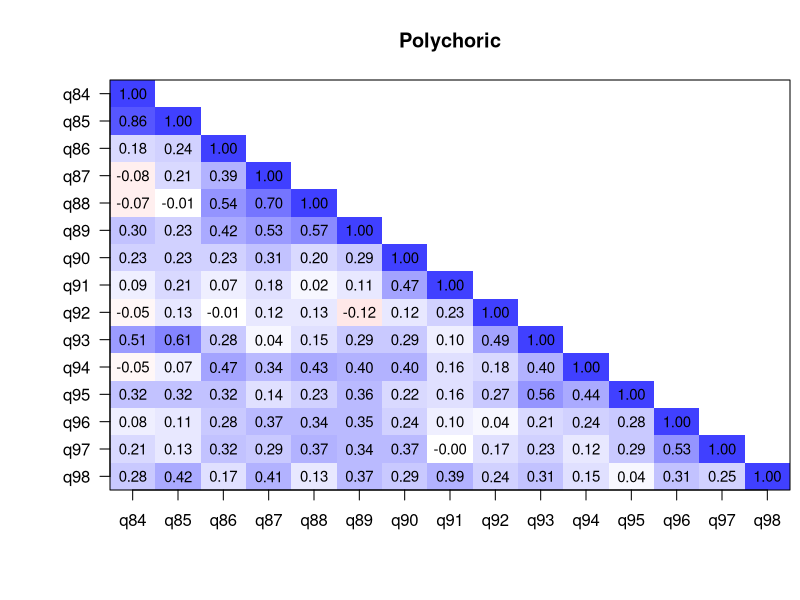
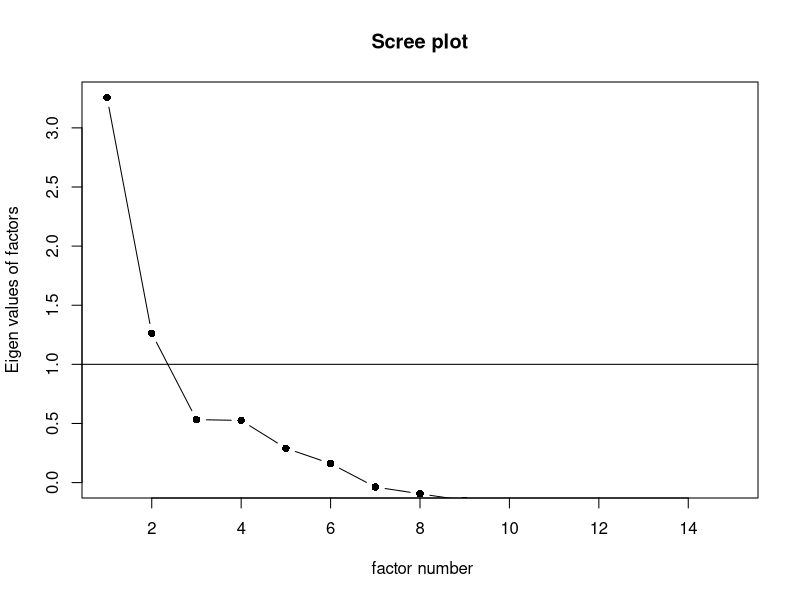
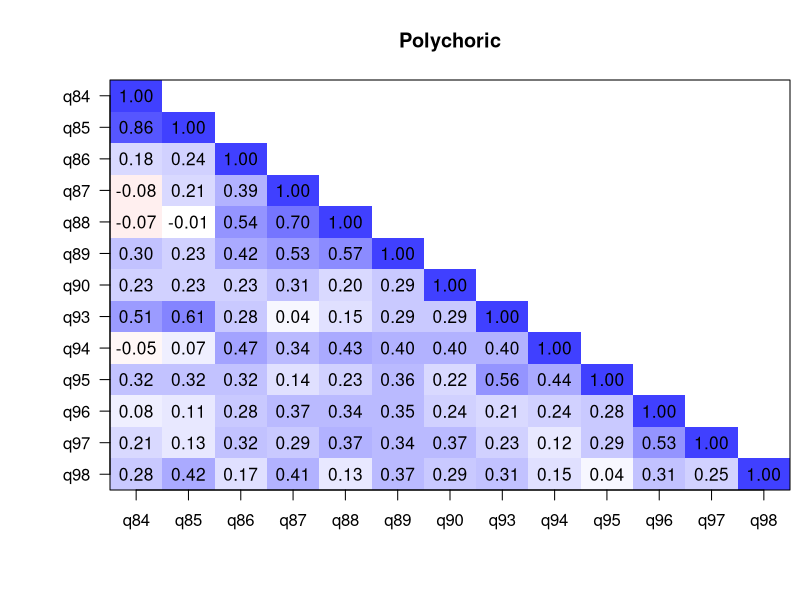
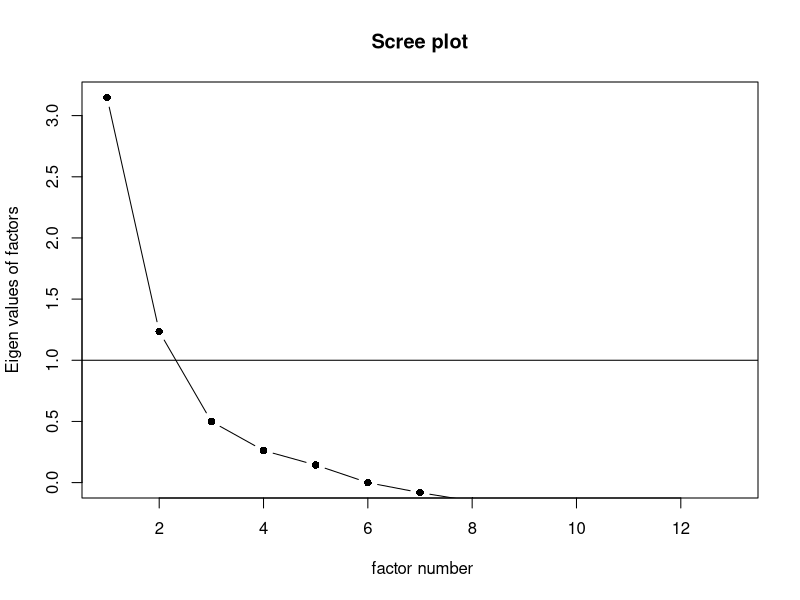
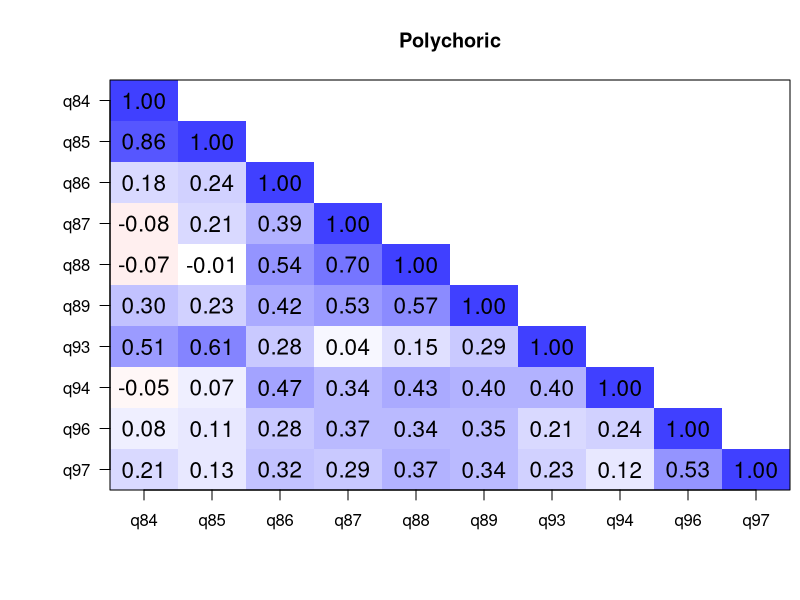
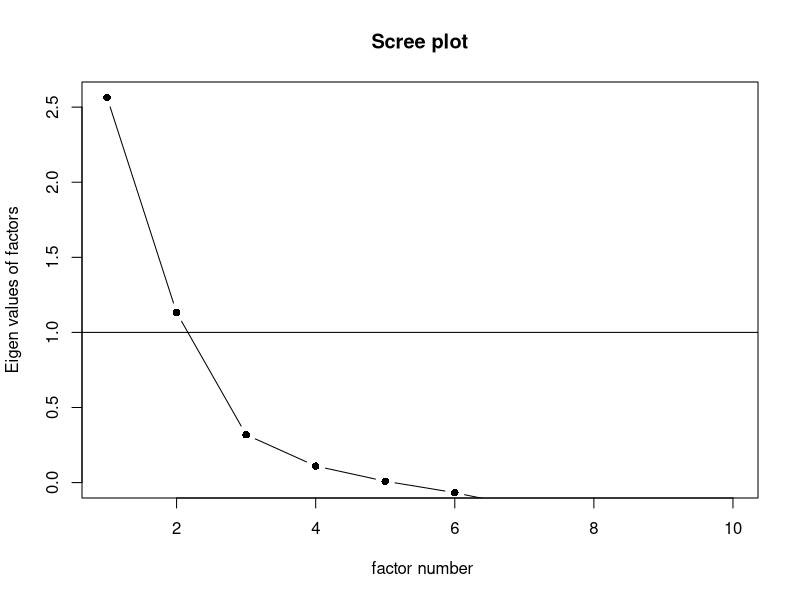
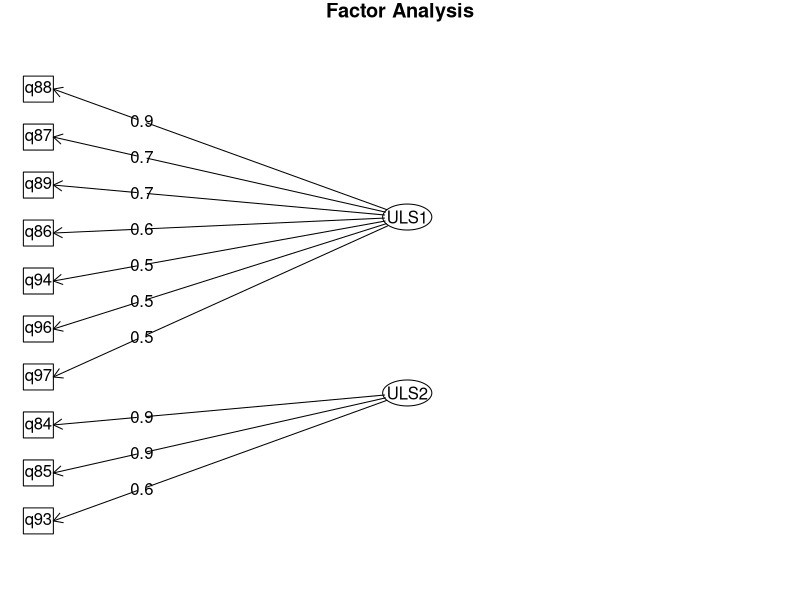
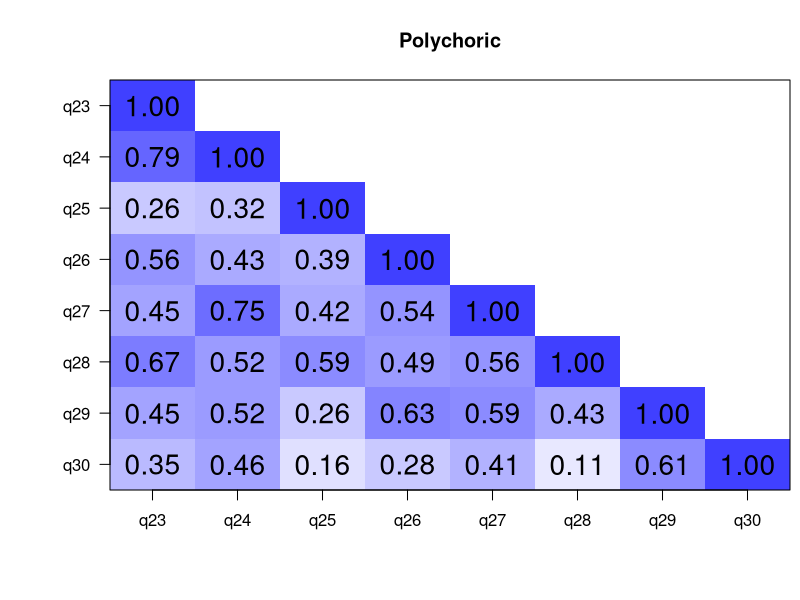

Recreate these plots in R, in order.
## ---- chunk 1

library(here)
library(haven)
library(tidyverse)
library(psych)

options(scipen = 999)
knitr::opts_chunk$set(echo = TRUE)
## ---- chunk 2
parent_w1 <- read_sav(here("outcomes paper/data_outcomes", "primary_parent_w1.sav"))
## ---- chunk 3
hw_inv <- parent_w1 %>%
  select(q84, q85, q86, q87, q88, q89, q90, q91, q92, q93, q94, q95, q96, q97, q98)
## ---- chunk 4
KMO(hw_inv)
## ---- chunk 5
poly <- polychoric(hw_inv)$rho
cortest.bartlett(poly, n = nrow(hw_inv))
## ---- chunk 6
cor.plot(poly, numbers = T, upper = F, main = "Polychoric", show.legend = F)
## ---- chunk 7
scree(hw_inv, factors = TRUE, pc = FALSE, main = "Scree plot", hline = NULL, add = FALSE)
## ---- chunk 8
hw_inv <- parent_w1 %>%
  select(q84, q85, q86, q87, q88, q89, q90, q93, q94, q95, q96, q97, q98) # removing 91 and 92
## ---- chunk 9
KMO(hw_inv)
## ---- chunk 10
poly <- polychoric(hw_inv)$rho
cortest.bartlett(poly, n = nrow(hw_inv))
## ---- chunk 11
cor.plot(poly, numbers = T, upper = F, main = "Polychoric", show.legend = F)
## ---- chunk 12
scree(hw_inv, factors = TRUE, pc = FALSE, main = "Scree plot", hline = NULL, add = FALSE)
## ---- chunk 13
factor_test_uls <- fa(hw_inv, n.obs = 95, rotate = "oblimin", fm = "uls", cor = "poly", nfactors = 2) 
factor_test_uls
## ---- chunk 14
hw_inv <- parent_w1 %>%
  select(q84, q85, q86, q87, q88, q89, q93, q94, q96, q97) # removing 90, 95, and 98
## ---- chunk 15
KMO(hw_inv)
## ---- chunk 16
poly <- polychoric(hw_inv)$rho
cortest.bartlett(poly, n = nrow(hw_inv))
## ---- chunk 17
cor.plot(poly, numbers = T, upper = F, main = "Polychoric", show.legend = F)
## ---- chunk 18
scree(hw_inv, factors = TRUE, pc = FALSE, main = "Scree plot", hline = NULL, add = FALSE)
## ---- chunk 19
factor_test_uls <- fa(hw_inv, n.obs = 95, rotate = "oblimin", fm = "uls", cor = "poly", nfactors = 2) 
factor_test_uls
fa.diagram(factor_test_uls)
## ---- chunk 20
hw_inv_fa1 <- parent_w1 %>%
  select(q86, q87, q88, q89, q94, q96, q97)

# alpha
alpha(hw_inv_fa1)
## ---- chunk 21
hw_inv_fa2 <- parent_w1 %>%
  select(q84, q85, q93)

# alpha
alpha(hw_inv_fa2)
## ---- chunk 22
struct <- parent_w1 %>%
  select(q23, q24, q25, q26, q27, q28, q29, q30) 
## ---- chunk 23
KMO(struct)
## ---- chunk 24
poly <- polychoric(struct)$rho
cortest.bartlett(poly, n = nrow(struct))
## ---- chunk 25
cor.plot(poly, numbers = T, upper = F, main = "Polychoric", show.legend = F)
## ---- chunk 26
scree(struct, factors = TRUE, pc = FALSE, main = "Scree plot", hline = NULL, add = FALSE)
## ---- chunk 27
factor_test_uls <- fa(struct, n.obs = 95, rotate = "oblimin", fm = "uls", cor = "poly", nfactors = 1) 
factor_test_uls
fa.diagram(factor_test_uls)
## ---- chunk 28
alpha(struct)
## ---- chunk 29
scho_inv <- parent_w1 %>%
  select(q31, q32, q33, q34, q35, q36, q37, q38, q39, q40, q41)
## ---- chunk 30
KMO(scho_inv)
## ---- chunk 31
poly <- polychoric(scho_inv)$rho
cortest.bartlett(poly, n = nrow(scho_inv))
## ---- chunk 32
cor.plot(poly, numbers = T, upper = F, main = "Polychoric", show.legend = F)
## ---- chunk 33
scree(scho_inv, factors = TRUE, pc = FALSE, main = "Scree plot", hline = NULL, add = FALSE)
## ---- chunk 34
factor_test_uls <- fa(scho_inv, n.obs = 95, rotate = "oblimin", fm = "uls", cor = "poly", nfactors = 2) 
factor_test_uls
## ---- chunk 35
scho_inv <- parent_w1 %>%
  select(q31, q32, q33, q34, q36, q37, q38, q39) # removed 35, 40, 41
## ---- chunk 36
KMO(scho_inv)
## ---- chunk 37
poly <- polychoric(scho_inv)$rho
cortest.bartlett(poly, n = nrow(scho_inv))
## ---- chunk 38
cor.plot(poly, numbers = T, upper = F, main = "Polychoric", show.legend = F)
## ---- chunk 39
scree(scho_inv, factors = TRUE, pc = FALSE, main = "Scree plot", hline = NULL, add = FALSE)
## ---- chunk 40
factor_test_uls <- fa(scho_inv, n.obs = 95, rotate = "oblimin", fm = "uls", cor = "poly", nfactors = 2) 
factor_test_uls
fa.diagram(factor_test_uls)
## ---- chunk 41
scho_inv_fa1 <- parent_w1 %>%
  select(q31, q32, q33, q34)

# alpha
alpha(scho_inv_fa1)
## ---- chunk 42
scho_inv_fa2 <- parent_w1 %>%
  select(q36, q37, q38, q39)

# alpha
alpha(scho_inv_fa2)
## ---- chunk 43
belong <- parent_w1 %>%
  select(q47, q48, q49, q50, q51, q52, q53)
## ---- chunk 44
KMO(belong)
## ---- chunk 45
poly <- polychoric(belong)$rho
cortest.bartlett(poly, n = nrow(belong))
## ---- chunk 46
cor.plot(poly, numbers = T, upper = F, main = "Polychoric", show.legend = F)
## ---- chunk 47
scree(belong, factors = TRUE, pc = FALSE, main = "Scree plot", hline = NULL, add = FALSE)
## ---- chunk 48
factor_test_uls <- fa(belong, n.obs = 95, rotate = "oblimin", fm = "uls", cor = "poly", nfactors = 1) 
factor_test_uls
fa.diagram(factor_test_uls)
## ---- chunk 49
alpha(belong)
## ---- chunk 50
endorse <- parent_w1 %>%
  select(q54, q55, q56, q57)
## ---- chunk 51
KMO(endorse)
## ---- chunk 52
poly <- polychoric(endorse)$rho
cortest.bartlett(poly, n = nrow(endorse))
## ---- chunk 53
cor.plot(poly, numbers = T, upper = F, main = "Polychoric", show.legend = F)
## ---- chunk 54
scree(endorse, factors = TRUE, pc = FALSE, main = "Scree plot", hline = NULL, add = FALSE)
## ---- chunk 55
factor_test_uls <- fa(endorse, n.obs = 95, rotate = "oblimin", fm = "uls", cor = "poly", nfactors = 1) 
factor_test_uls
## ---- chunk 56
endorse <- parent_w1 %>%
  select(q54, q56, q57) # removed 55
## ---- chunk 57
KMO(endorse)
## ---- chunk 58
poly <- polychoric(endorse)$rho
cortest.bartlett(poly, n = nrow(endorse))
## ---- chunk 59
cor.plot(poly, numbers = T, upper = F, main = "Polychoric", show.legend = F)
## ---- chunk 60
scree(endorse, factors = TRUE, pc = FALSE, main = "Scree plot", hline = NULL, add = FALSE)
## ---- chunk 61
factor_test_uls <- fa(endorse, n.obs = 95, rotate = "oblimin", fm = "uls", cor = "poly", nfactors = 1) 
factor_test_uls
fa.diagram(factor_test_uls)
## ---- chunk 62
alpha(endorse)
## ---- chunk 63
pt_rel <- parent_w1 %>%
  select(q64, q65, q66, q67)
## ---- chunk 64
KMO(pt_rel)
## ---- chunk 65
poly <- polychoric(pt_rel)$rho
cortest.bartlett(poly, n = nrow(pt_rel))
## ---- chunk 66
cor.plot(poly, numbers = T, upper = F, main = "Polychoric", show.legend = F)
## ---- chunk 67
scree(pt_rel, factors = TRUE, pc = FALSE, main = "Scree plot", hline = NULL, add = FALSE)
## ---- chunk 68
factor_test_uls <- fa(pt_rel, n.obs = 95, rotate = "oblimin", fm = "uls", cor = "poly", nfactors = 1) 
factor_test_uls
## ---- chunk 69
pt_rel <- parent_w1 %>%
  select(q64, q65, q67) # removed 66
## ---- chunk 70
factor_test_uls <- fa(pt_rel, n.obs = 95, rotate = "oblimin", fm = "uls", cor = "poly", nfactors = 1) 
factor_test_uls # it only works with ml (jaime suggest removing the scale and adding it as a limitation and future directions)
## ---- chunk 71
pt_rel <- parent_w1 %>%
  select(q64, q65, q66, q67)

alpha(pt_rel)
